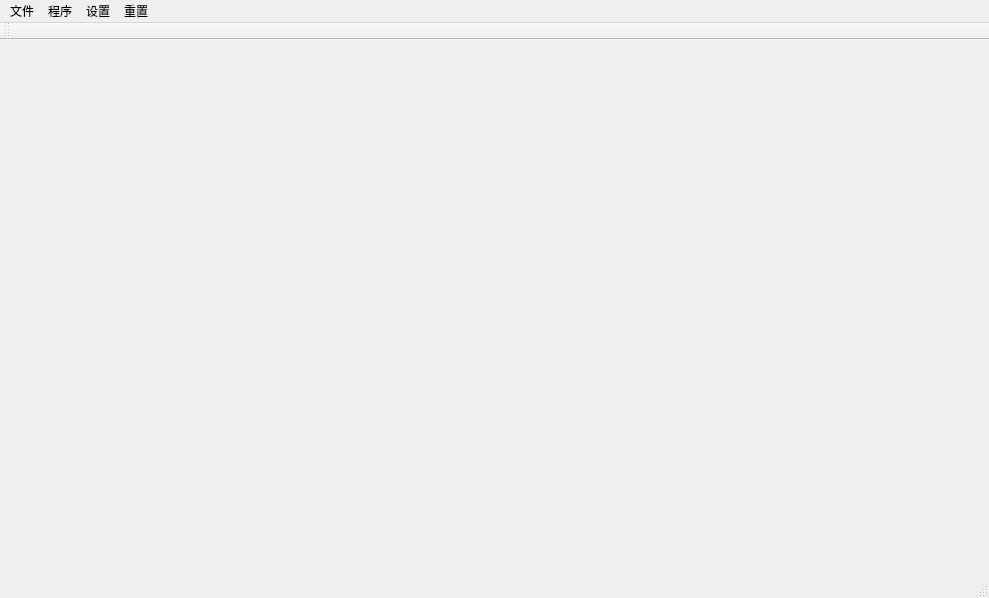
<?xml version="1.0" encoding="UTF-8"?>
<ui version="4.0">
 <class>MainWindow</class>
 <widget class="QMainWindow" name="MainWindow">
  <property name="geometry">
   <rect>
    <x>0</x>
    <y>0</y>
    <width>989</width>
    <height>598</height>
   </rect>
  </property>
  <property name="windowTitle">
   <string>MainWindow</string>
  </property>
  <widget class="QWidget" name="centralWidget"/>
  <widget class="QMenuBar" name="menuBar">
   <property name="geometry">
    <rect>
     <x>0</x>
     <y>0</y>
     <width>989</width>
     <height>28</height>
    </rect>
   </property>
   <widget class="QMenu" name="menu">
    <property name="title">
     <string>文件</string>
    </property>
   </widget>
   <widget class="QMenu" name="menu_2">
    <property name="title">
     <string>程序</string>
    </property>
   </widget>
   <widget class="QMenu" name="menu_3">
    <property name="title">
     <string>设置</string>
    </property>
   </widget>
   <widget class="QMenu" name="menu_4">
    <property name="title">
     <string>重置</string>
    </property>
   </widget>
   <addaction name="menu"/>
   <addaction name="menu_2"/>
   <addaction name="menu_3"/>
   <addaction name="menu_4"/>
  </widget>
  <widget class="QToolBar" name="mainToolBar">
   <attribute name="toolBarArea">
    <enum>TopToolBarArea</enum>
   </attribute>
   <attribute name="toolBarBreak">
    <bool>false</bool>
   </attribute>
  </widget>
  <widget class="QStatusBar" name="statusBar"/>
 </widget>
 <layoutdefault spacing="6" margin="11"/>
 <resources/>
 <connections/>
</ui>
